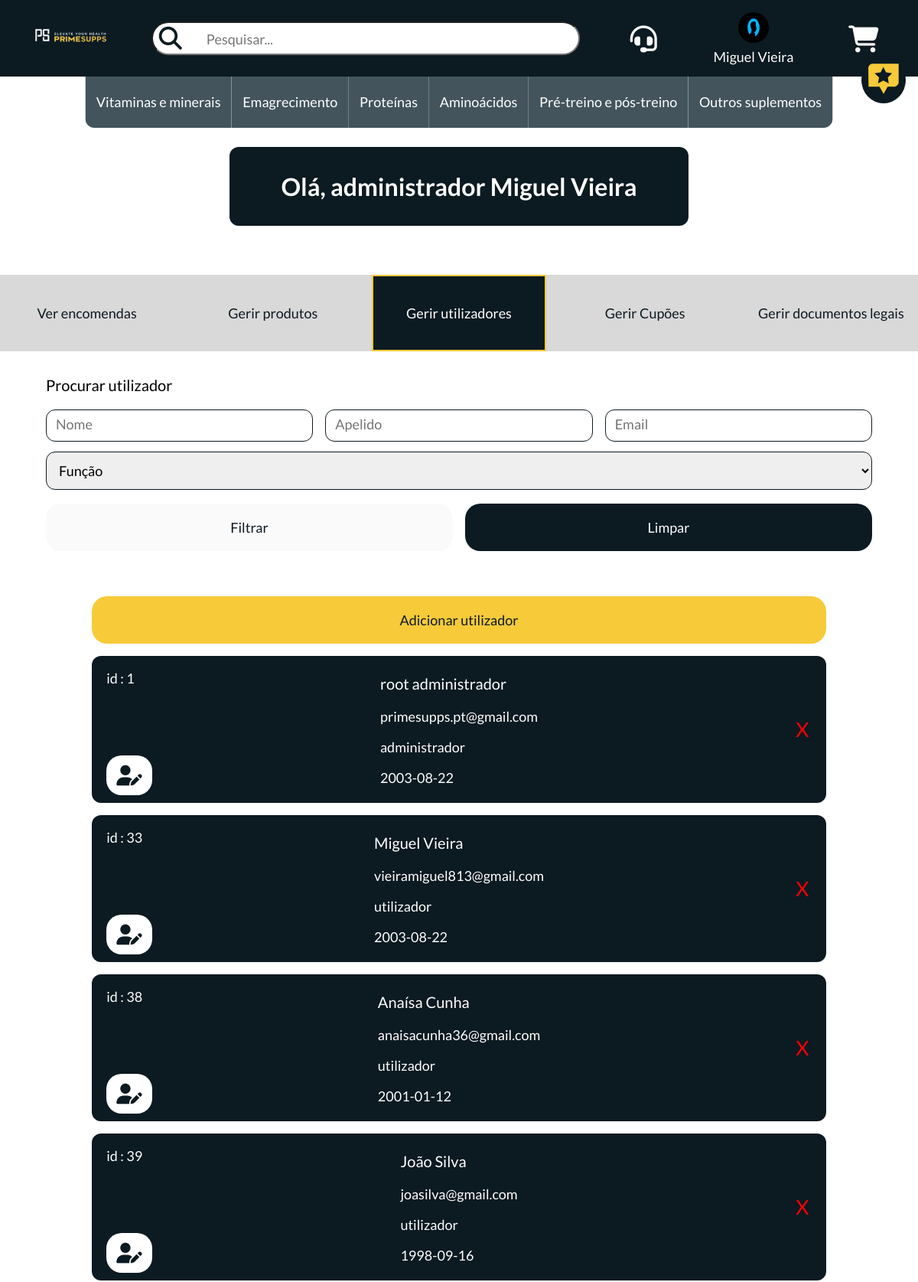
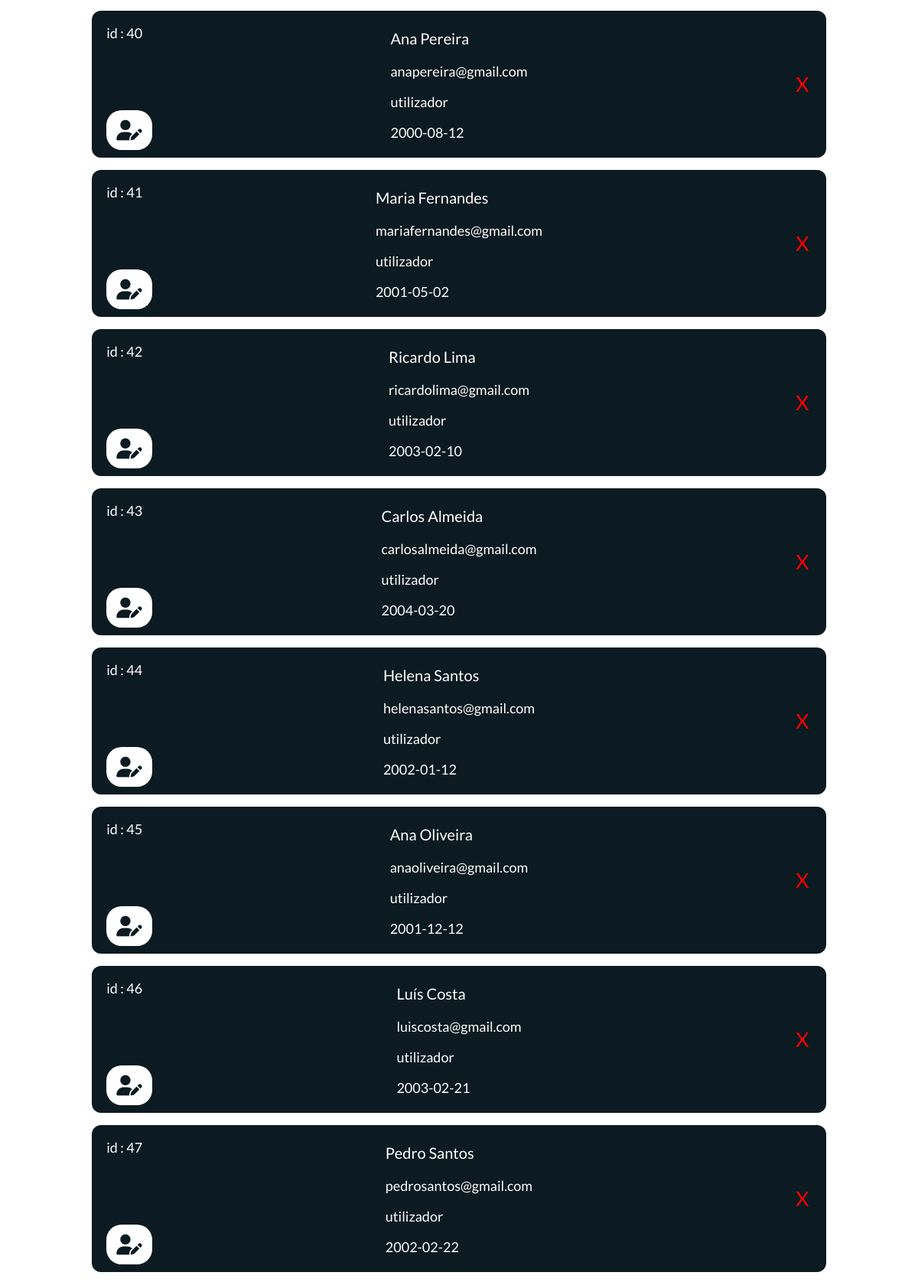
/php/gerirUtilizadoresAdminDesktop.php (signed in, upper part), run on the app's committed database (2 pictures, top to bottom).
### tables this page shows
CREATE TABLE `utilizadores` (
  `utilizadorID` int(11) NOT NULL,
  `nome` varchar(100) NOT NULL,
  `apelido` varchar(100) NOT NULL,
  `senha` varchar(100) NOT NULL,
  `dataNascimento` date NOT NULL,
  `email` varchar(255) NOT NULL,
  `funcao` enum('utilizador','administrador') NOT NULL,
  `imagem` varchar(255) DEFAULT NULL,
  `emailConfirmado` tinyint(1) NOT NULL DEFAULT 0,
  `token` varchar(32) DEFAULT NULL
);

### php/gerirUtilizadoresAdminDesktop.php (the view, shortened to what this page needs)
<?php
include'conexaobd.php';
    $sql = "SELECT utilizadorID, nome, apelido, email, dataNascimento, funcao FROM utilizadores";
    $stmt = mysqli_prepare($conn, $sql);
    mysqli_stmt_execute($stmt);
    mysqli_stmt_bind_result($stmt, $utilizadorID, $nome, $apelido, $email, $dataNascimento, $funcao);
    $users = [];
    while (mysqli_stmt_fetch($stmt)) {
        $users[] = [
            'utilizadorID' => $utilizadorID,
            'nome' => $nome,
            'apelido' => $apelido,
            'email' => $email,
            'dataNascimento' => $dataNascimento,
            'funcao' => $funcao
        ];
    }
?>
<!DOCTYPE html>
<html lang="pt">
<head>
    <link rel="stylesheet" href="../css/header.css">
    <link rel="stylesheet" href="../css/regrasEstilo.css">
    <link rel="stylesheet" href="../css/footerMobile.css">
    <link rel="stylesheet" href="../css/headerDesktop.css">
    <link rel="stylesheet" href="../css/footerDesktop.css">
     <link rel="stylesheet" href="../css/gerirUtilizadoresAdminDesktop.css">
</head>
<body>
<?php include'headerDesktop.php'; ?>
<main>
<h1 id="tituloAdminDesktop">Olá, administrador <?php echo htmlspecialchars($_SESSION['nome']).' '. htmlspecialchars($_SESSION['apelido']) ?></h1>
    <div class="background">
        <div class="divs" id="encomendasDesktop"><a class="linksAdmin" href="areaAdministrador.php" title="Ver encomendas"><p>Ver encomendas</p></a></div>
        <div class="divs" id="produtosDesktop"><a class="linksAdmin" href="gerirProdutosAdmin.php" title="Gerir produtos"><p>Gerir produtos</p></a></div>
        <div class="divs" id="utilizaodresDesktop"><a class="linksAdmin" href="gerirUtilizadoresAdminDesktop.php" title="Gerir utilizadores"><p>Gerir utilizadores</p></a></div>
        <div class="divs" id="cupoesDesktop"><a class="linksAdmin" href="gerirCupoesAdmin.php" title="Gerir cupões"><p>Gerir Cupões</p></a></div>
        <div class="divs" id="documentosLegaisDesktop"><a class="linksAdmin" href="gerirDocumentosLegaisAdmin.php" title="Gerir documentos legais"><p>Gerir documentos legais</p></a></div>
    </div>
    <div id="formProcurar">
        <h3>Procurar utilizador</h3>
        <form id="searchForm">
                <div class="flex1">
                    <input class="inputs" id="nome" type="text" name="nome" value="" aria-placeholder="Nome" placeholder="Nome" oninput="filtrarEncomendas()">
                    <input class="inputs" id="apelido" type="text" name="apelido" value="" aria-placeholder="Apelido" placeholder="Apelido" oninput="filtrarEncomendas()">
                    <input class="inputs" id="email" type="text" name="email" value="" aria-placeholder="Email" placeholder="Email" oninput="filtrarEncomendas()">
                </div>
                    <select class="inputs" id="funcao" name="funcao" onchange="filtrarEncomendas()">
                        <option disabled selected style="display: none;">Função</option>
                    </select>
                <div class="flex1">
                    <button class="btnsPesquisa" type="submit" id="filtrar" disabled><p>Filtrar</p></button>
                    <button class="btnsPesquisa" type="button" id="limpar"><p>Limpar</p></button>
                </div>
            </form>
    </div>
    <a class="linkNovoUser" href="adicionarUtilizadorAdminDesktop.php" title="Criar um novo utilizador"><button class="btnNovoUser"type="button"><p>Adicionar utilizador</p></button></a>
    <div id="utilizadoresPadrao">
            <?php foreach ($users as $user): ?>
                <div class="background2">
                    <div class="editarUser"><a href="editarUtilizadorAdminDesktop.php?utilizadorID=<?php echo htmlspecialchars($user['utilizadorID']); ?>" title="Editar utilizador"><button id="btnEditar" class="btns" type="button"><i class="fa-solid fa-user-pen"></i></button></a></div>
                    <div class="idUser"><p>id : <?php echo htmlspecialchars($user['utilizadorID']); ?></p></div>
                    <div class="infoUser">
                        <h3><?php echo htmlspecialchars($user['nome'] . ' ' . $user['apelido']); ?></h3>
                        <p><?php echo htmlspecialchars($user['email']); ?></p>
                        <p><?php echo htmlspecialchars($user['funcao']); ?></p>
                        <p><?php echo htmlspecialchars($user['dataNascimento']); ?></p>
                    </div>
                    <div class="removerUser"><button class="btns" id="btnRmover" type="button" onclick="confirmarDesativacao('removerUtilizadorAdmin.php?utilizadorID=<?php echo htmlspecialchars($user['utilizadorID']); ?>')"><p>X</p></button></div>
                </div>
            <?php endforeach; ?>
        </div>
</main>
</body>
</html>

### php/headerDesktop.php (shortened to what this page needs)
<?php
if(isset($_SESSION['utilizadorID'])){
    include 'conexaobd.php';
    $sql = "SELECT imagem FROM utilizadores WHERE utilizadorID = ?";
    $stmt = mysqli_prepare($conn, $sql);
    if ($stmt) {
        mysqli_stmt_bind_param($stmt, "i", $_SESSION['utilizadorID']);
        mysqli_stmt_execute($stmt);
        $result = mysqli_stmt_get_result($stmt);
        $row = mysqli_fetch_assoc($result);
        if ($row) {
            $imagem = $row['imagem'];
        }
    }
}
?>
<header id="headerDesktop">
    <nav id="navDesktop">
        <a id="linkImagemLogo" class="nav-item-desktop" href="index.php" title="Ir para página inicial"><img id="imagemLogoDesktop" src="../imagens/identidadeVisual/logotipo-pc.png" alt="Logotipo Primessups"></a>
        <div class="nav-item-desktop">
            <div>
                <form id="formPesquisa">
                    <div class="input-container">
                        <i id="lupaDesktop" class="fa-solid fa-magnifying-glass"></i>
                        <input class="inputPesquisa" id="pesquisa" name="pesquisa" type="text" placeholder="Pesquisar..." aria-label="Pesquisar...">
                    </div>
                </form>
            </div>
        </div>
        <div class="dropdown-ajuda nav-item-desktop">
            <button type="button" class="dropbtn_ajuda" onclick="dropAjuda(event)"><i class='fa-solid fa-headset'></i></button>
        </div>
        <div class="nav-item-desktop dropdown-user">
            <button id="dropBtnUser" type="button" onclick="dropUser(event)">
                <?php if(isset($_SESSION['nome'])&&($imagem !==null)){
                echo "<img id='imagemPerfil' src='$imagem' alt='Imagem de perfil'>";}
                else{  echo " <i class='fa-solid fa-user' onclick='dropUser(event)'></i>"; } ?>
                <?php if(isset($_SESSION['nome']) && isset($_SESSION['apelido'])) echo "<p>".$_SESSION['nome'].' '.$_SESSION['apelido']."</p>" ?>
            </button>
    </div>
        <div class="carrinhoDesktop nav-item-desktop">
                <a href="carrinho.php" title="Meu carrinho">
                    <button class="carrinho-btn-desktop" type="button">
                        <i class="fa-solid fa-cart-shopping"></i>
                    </button>
                </a>
            </div>
            <div class="produtosDestaque-headerDesktop">
                <a href="produtosDestaque.php " title="Produtos em destaque">
                    <button class="elementos" type="button">
                    <img src="../imagens/icons/destaque.svg" alt="Ícone dos produtos em destaque"></button>
                </a>
            </div>
            <div class="categoriasBtnDesktop">
                <a href="vitaminasMinerais.php" title="Página de vitaminas e minerais"><button class="btnCategorias" id="bordaBtnCategoriaHeader1" type="button"><p>Vitaminas e minerais</p></button></a>
                <a href="emagrecimento.php" title="Página de Emagrecimento"><button class="btnCategorias" id="bordaBtnCategoriaHeader" type="button"><p>Emagrecimento</p></button></a>
                <a href="proteinas.php" title="Página de Proteínas"><button class="btnCategorias" id="bordaBtnCategoriaHeader3" type="button"><p>Proteínas</p></button></a>
                <a href="aminoacidos.php" title="Página de Aminoácidos"><button class="btnCategorias" id="bordaBtnCategoriaHeader4" type="button"><p>Aminoácidos</p></button></a>
                <a href="preEposTreino.php" title="Página de Pré-treino e pós-treino"><button class="btnCategorias" id="bordaBtnCategoriaHeader5" type="button"><p>Pré-treino e pós-treino</p></button></a>
                <a href="outrosSuplementos.php" title="Página de Outros suplementos"><button class="btnCategorias" id="bordaBtnCategoriaHeader2" type="button"><p>Outros suplementos</p></button></a>
            </div>
    </nav>
</header>

### css/header.css (style rules this page uses)
nav { position: fixed; top: 0; width: 100%; padding: 10px; z-index: 4; display: flex; justify-content: space-between; align-items: center; }

### css/regrasEstilo.css (style rules this page uses)
body { margin: 0; }
* { font-family: 'lato',sans-serif; }
h1 { font-size: 22px; font-weight: 700; }
h3 { font-size: 16px; font-weight: 400; }
:root { --amarelo:#F7CA3A; --azulEscuro:#0C1A21; --branco:#FFFFFF; --cinzaClaro:#D9D9D9; --azulClaro:#43545C; }
@media (min-width:768px) { h1 { font-size: 32px; font-weight: 700; } }
@media (min-width:768px) { h3 { font-size: 20px; font-weight: 400; } }

### css/footerMobile.css (style rules this page uses)
.elementos { background-color: transparent; border: none; padding: 0px; cursor: pointer; }
.elementos i, .elementos img { width: 40px; height: auto; }

### css/headerDesktop.css (style rules this page uses)
#headerDesktop { position: fixed; display: flex; flex-direction: column; justify-content: center; width: 100%; height: auto; margin: 0; padding: 0; z-index: 4; }
#navDesktop { background-color: #0C1A21; display: flex; flex-direction: row; align-items: center; justify-content: space-between; width: 100%; height: 100px; position: relative; }
.nav-item-desktop { display: flex; align-items: center; justify-content: center; height: 100%; }
#linkImagemLogo { transition: 1s; }
@media (min-width:900px) { #pesquisa { width: 70vh; } }
@media (min-width:768px) { #imagemLogoDesktop { width: auto; max-width: 100%; max-height: 100%; height: auto; } }
@media (min-width:768px) { #linkImagemLogo { margin-left: 3%; } }
@media (min-width:768px) { #lupaDesktop { font-size: 30px; color: #0C1A21; } }
@media (min-width:768px) { .inputPesquisa { padding: 1vh; width: 50vh; font-size: 20px; border-radius: 40px; padding-left: 70px; } }
.input-container { position: relative; display: inline-block; }
.input-container i { position: absolute; left: 10px; top: 50%; transform: translateY(-50%); color: #aaa; }
.dropdown-ajuda { position: relative; transition: background-color 0.3s ease; border-radius: 12px; }
.dropbtn_ajuda { background-color: transparent; color: #FFFFFF; font-size:35px ; border-color:transparent ; border-radius: 12px; cursor: pointer; transition: background-color 0.3s ease; }
.dropdown-user { position: relative; display: inline-block; }
#dropBtnUser { position: relative; border-radius: 12px; border-color:transparent ; background-color: transparent; color: #FFFFFF; font-size: 35px; cursor: pointer; width: 100%; height: 100%; transition: background-color 0.3s ease; }
.carrinho-btn-desktop { background-color: transparent; border: none; color: #FFFFFF; text-align: center; font-size: 35px; }
.carrinhoDesktop { position: relative; margin-right: 3%; transition: background-color 0.3s ease; border-radius: 12px; }
#dropBtnUser p { margin: 0; }
#imagemPerfil { width: 40px; height: 40px; border-radius: 20px; }
.categoriasBtnDesktop { position: absolute; top: calc(100%); left: 50%; transform: translateX(-50%); display: flex; flex-direction: row; justify-content: space-between; align-items: center; z-index: 2; }
.btnCategorias { height: 5em; padding: 0 1em; min-width: 5em; text-align: center; white-space: nowrap; overflow: hidden; text-overflow: ellipsis; box-sizing: border-box; background-color: #43545C; color: #FFFFFF; border: 1px solid transparent; cursor: pointer; transition: background-color 0.3s ease; }
#bordaBtnCategoriaHeader1 { border-bottom-left-radius:12px ; }
#bordaBtnCategoriaHeader2 { border-bottom-right-radius:12px ; }
.produtosDestaque-headerDesktop { position: absolute; right: 1em; bottom: -2.2em; border: 1px solid #0C1A21; border-radius: 100%; padding: 0.5em; background-color: #0C1A21; z-index: 5; transition: background-color 0.3s ease; }

### data on the page
utilizadores: imagem (picture), utilizadorID "33", nome+apelido "Miguel Vieira", email "vieiramiguel813@gmail.com", funcao "utilizador", dataNascimento "2003-08-22"
utilizadores: utilizadorID "1", nome+apelido "root administrador", email "primesupps.pt@gmail.com", funcao "administrador", dataNascimento "2003-08-22"
utilizadores: utilizadorID "38", nome+apelido "Anaísa Cunha", email "anaisacunha36@gmail.com", funcao "utilizador", dataNascimento "2001-01-12"
utilizadores: utilizadorID "39", nome+apelido "João Silva", email "joasilva@gmail.com", funcao "utilizador", dataNascimento "1998-09-16"
utilizadores: utilizadorID "40", nome+apelido "Ana Pereira", email "anapereira@gmail.com", funcao "utilizador", dataNascimento "2000-08-12"
utilizadores: utilizadorID "41", nome+apelido "Maria Fernandes", email "mariafernandes@gmail.com", funcao "utilizador", dataNascimento "2001-05-02"
utilizadores: utilizadorID "42", nome+apelido "Ricardo Lima", email "ricardolima@gmail.com", funcao "utilizador", dataNascimento "2003-02-10"
utilizadores: utilizadorID "43", nome+apelido "Carlos Almeida", email "carlosalmeida@gmail.com", funcao "utilizador", dataNascimento "2004-03-20"
utilizadores: utilizadorID "44", nome+apelido "Helena Santos", email "helenasantos@gmail.com", funcao "utilizador", dataNascimento "2002-01-12"
utilizadores: utilizadorID "45", nome+apelido "Ana Oliveira", email "anaoliveira@gmail.com", funcao "utilizador", dataNascimento "2001-12-12"
utilizadores: utilizadorID "46", nome+apelido "Luís Costa", email "luiscosta@gmail.com", funcao "utilizador", dataNascimento "2003-02-21"
utilizadores: utilizadorID "47", nome+apelido "Pedro Santos", email "pedrosantos@gmail.com", funcao "utilizador", dataNascimento "2002-02-22"

### other printed values
$_SESSION['nome'] "Miguel"
$_SESSION['apelido'] "Vieira"
